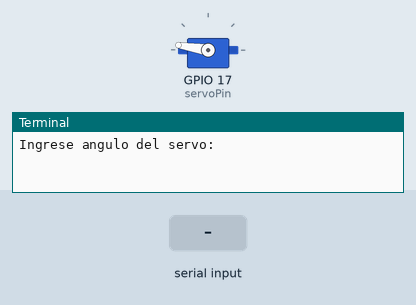
Simulated run of this program. Board: Raspberry Pi (BCM pin numbers). Parts: servo, the last lines printed to the terminal. The inputs (shaded band) are chosen by the test bench. Servo angles are drawn from the pulse width (0.5 ms = 0°, 2.5 ms = 180°).

Above: at 1.2 s.
1.3 s: "90" typed at the terminal, then Enter
At 2.0 s:
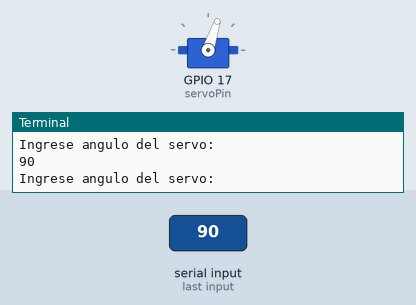
2.8 s: "200" typed at the terminal, then Enter
At 3.1 s:
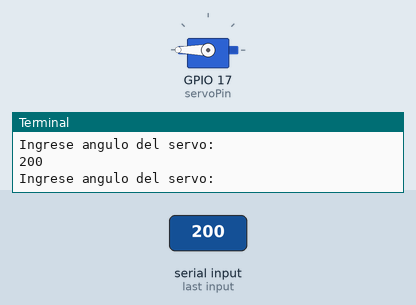
Timing chart, 0 to 5.8 s (numbered marks = the images above; inputs shaded):
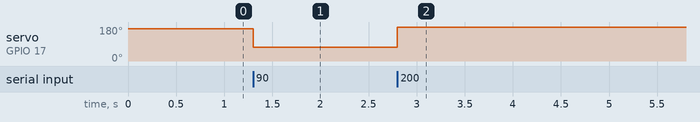

The program:

ServoMotor.py
```python
import RPi.GPIO as GPIO
import time
import numpy as np

servoPin=17
GPIO.setmode(GPIO.BCM)
GPIO.setup(servoPin,GPIO.OUT)

servo=GPIO.PWM(servoPin,50) #Servo con Pulse Cycle 20 ms=50Hz
servo.start(12)

#try:
    #while True:
"""
pulse=np.arange(12,0.5,-0.5)
for i in pulse:
    servo.ChangeDutyCycle(i)
    time.sleep(0.5)
    grado=180/11*(i-1)
    print(grado)
for i in np.flip(pulse):
    servo.ChangeDutyCycle(i)
    time.sleep(0.5)
    grado=180/11*(i-1)
    print(grado)
servo.stop()

"""
while True:
    grado=float(input("Ingrese angulo del servo: "))
    pulso=grado*11/180+1

    servo.ChangeDutyCycle(pulso)


"""
except KeyboardInterrupt:
    servo.stop()
    GPIO.cleanup()
"""
    
```

Measured:
- after the input at 1.3 s, servo on GPIO 17 (servoPin): 171° → 72° at once
- after the input at 2.8 s, servo on GPIO 17 (servoPin): 72° → 180° at once
